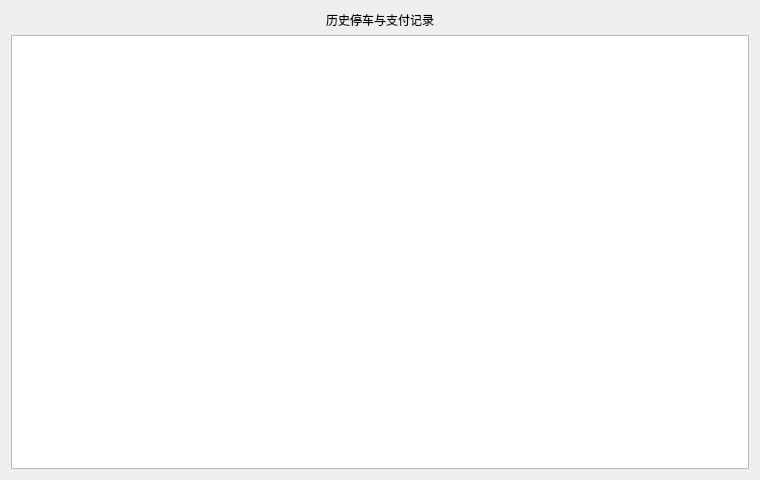
<?xml version="1.0" encoding="UTF-8"?>
<ui version="4.0">
 <class>HistoryWindow</class>
 <widget class="QWidget" name="HistoryWindow">
  <property name="minimumSize">
   <size>
    <width>760</width>
    <height>480</height>
   </size>
  </property>
  <layout class="QVBoxLayout" name="verticalLayout">
   <item>
    <widget class="QLabel" name="label_title">
     <property name="text"><string>历史停车与支付记录</string></property>
     <property name="alignment"><set>Qt::AlignCenter</set></property>
    </widget>
   </item>
   <item>
    <widget class="QTableWidget" name="table_history"/>
   </item>
  </layout>
 </widget>
 <resources/>
 <connections/>
</ui>
